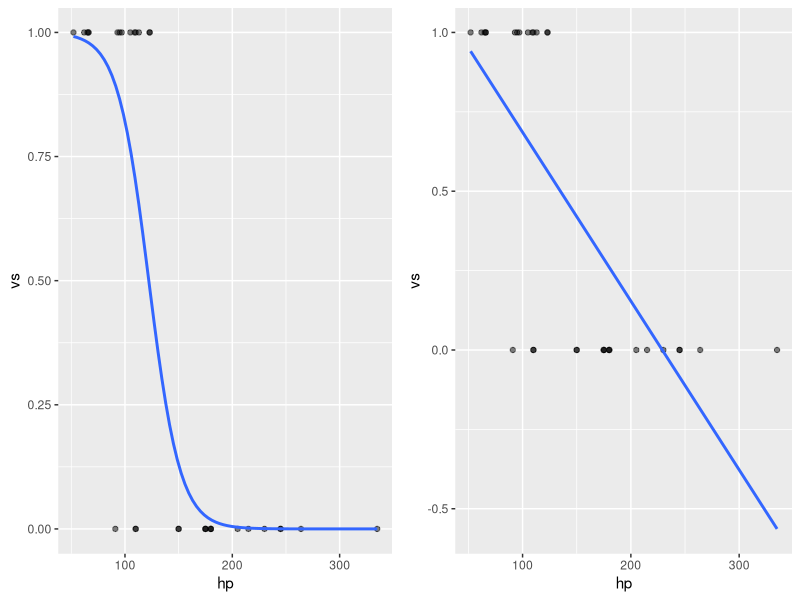

This figure's R source:
data(mtcars)
library(ggplot2)
library(gridExtra)

fit0 = lm(vs ~ hp, data=mtcars)
fit1 = glm(vs ~ hp, data=mtcars, family=binomial)

p1 <- ggplot(mtcars, aes(x=hp, y=vs)) + 
  geom_point(alpha=.5) +
  stat_smooth(method="glm", se=FALSE, method.args = list(family=binomial))
p2 <- ggplot(mtcars, aes(x=hp, y=vs)) + 
  geom_point(alpha=.5) +
  stat_smooth(method="lm", se=FALSE)

grid.arrange(p1, p2, ncol=2)
pdf("../logistic_vs_linear.pdf")
dev.off()

#define new data frame that contains predictor variable
  
#use fitted model to predict values of vs
